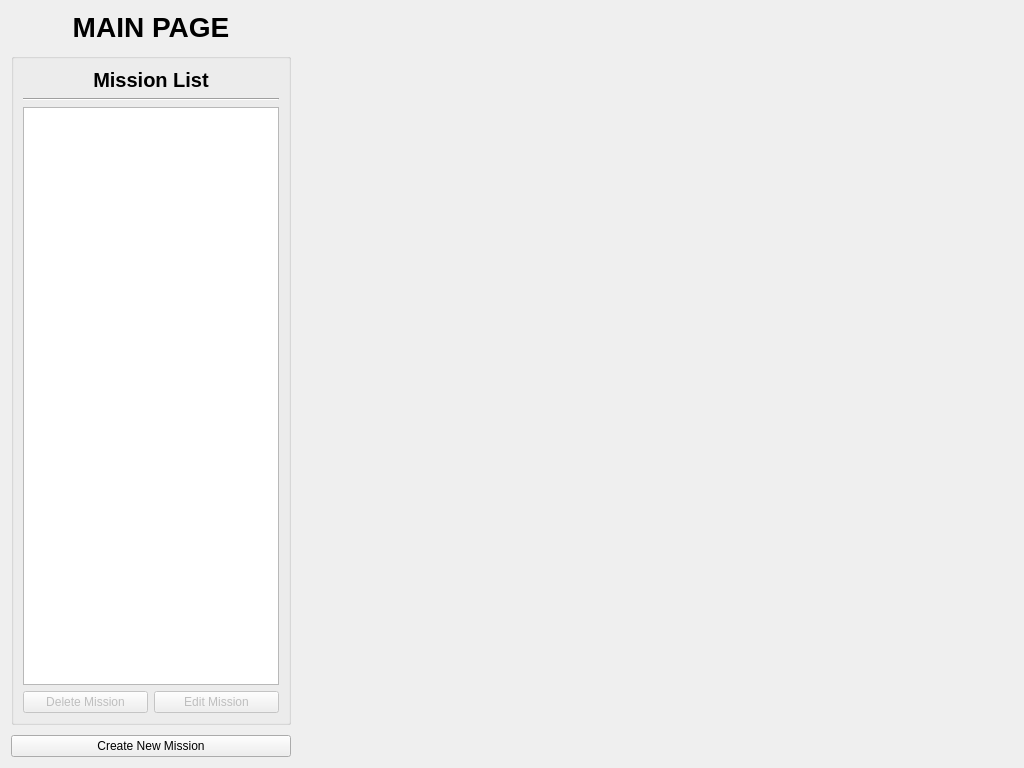
<?xml version="1.0" encoding="UTF-8"?>
<ui version="4.0">
 <class>Form</class>
 <widget class="QWidget" name="Form">
  <property name="geometry">
   <rect>
    <x>0</x>
    <y>0</y>
    <width>1024</width>
    <height>768</height>
   </rect>
  </property>
  <property name="windowTitle">
   <string>Form</string>
  </property>
  <layout class="QHBoxLayout" name="horizontalLayout_2" stretch="0,4">
   <item>
    <layout class="QVBoxLayout" name="v_lay_left" stretch="0,0,0">
     <property name="spacing">
      <number>10</number>
     </property>
     <item>
      <widget class="QLabel" name="labe_header">
       <property name="font">
        <font>
         <pointsize>21</pointsize>
         <bold>true</bold>
        </font>
       </property>
       <property name="text">
        <string>MAIN PAGE</string>
       </property>
       <property name="textFormat">
        <enum>Qt::AutoText</enum>
       </property>
       <property name="alignment">
        <set>Qt::AlignCenter</set>
       </property>
       <property name="margin">
        <number>10</number>
       </property>
      </widget>
     </item>
     <item>
      <widget class="QGroupBox" name="gb_missions">
       <property name="title">
        <string/>
       </property>
       <layout class="QVBoxLayout" name="verticalLayout_2">
        <item>
         <widget class="QLabel" name="label_missions">
          <property name="font">
           <font>
            <pointsize>15</pointsize>
            <bold>true</bold>
           </font>
          </property>
          <property name="text">
           <string>Mission List</string>
          </property>
          <property name="alignment">
           <set>Qt::AlignCenter</set>
          </property>
         </widget>
        </item>
        <item>
         <widget class="Line" name="line">
          <property name="orientation">
           <enum>Qt::Horizontal</enum>
          </property>
         </widget>
        </item>
        <item>
         <widget class="QListWidget" name="listWidget"/>
        </item>
        <item>
         <layout class="QHBoxLayout" name="h_lay_drone_buttons">
          <item>
           <widget class="QPushButton" name="btn_delete_mission">
            <property name="enabled">
             <bool>false</bool>
            </property>
            <property name="text">
             <string>Delete Mission</string>
            </property>
           </widget>
          </item>
          <item>
           <widget class="QPushButton" name="btn_edit_mission">
            <property name="enabled">
             <bool>false</bool>
            </property>
            <property name="text">
             <string>Edit Mission</string>
            </property>
           </widget>
          </item>
         </layout>
        </item>
       </layout>
      </widget>
     </item>
     <item>
      <widget class="QPushButton" name="btn_create_mission">
       <property name="text">
        <string>Create New Mission</string>
       </property>
      </widget>
     </item>
    </layout>
   </item>
   <item>
    <layout class="QVBoxLayout" name="v_lay_right"/>
   </item>
  </layout>
 </widget>
 <resources/>
 <connections/>
</ui>
